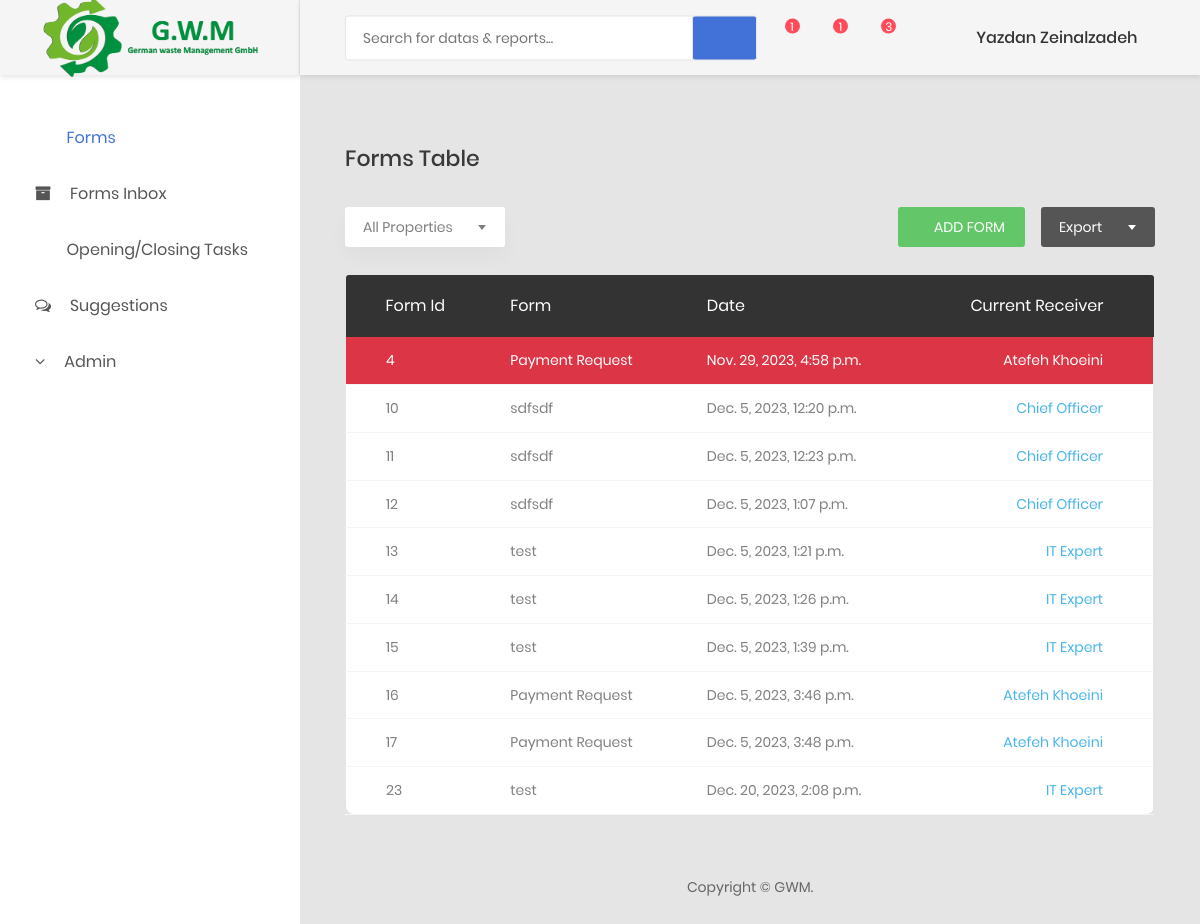
The app's page /dashboard/forms/ (signed in) with its own data.
### dashboard/models.py (models this page shows, shortened)
class User(AbstractUser):
    email = models.CharField(max_length=80,unique=True)
    username = models.CharField(max_length=45,unique=True)
    first_name = models.CharField(max_length=45)
    last_name =  models.CharField(max_length=45)
    role = models.CharField(max_length=45, choices=ROLES)
    department = models.ForeignKey("Department",on_delete=models.SET_NULL, null=True)
    USERNAME_FIELD="username"
    REQUIRED_FIELDS=['email',"first_name","last_name","role"]

class UserForm(models.Model):
    created_by = models.ForeignKey("User", related_name='created_by' , on_delete=models.CASCADE)
    sample = models.ForeignKey("FormSample",related_name ="sample", on_delete=models.CASCADE)
    title = models.CharField(max_length=50)
    date = models.DateTimeField(auto_now_add=True)
    STATUS_CHOICES = (
        ('og','On Going'),
        ('edit','Must Be Edited'),
        ('sm', 'Submitted'),
        ('dc','Declined')
    )
    status = models.CharField(max_length=50,choices=STATUS_CHOICES,null=True,blank=True)
    fields = models.JSONField(null=True) # Type: Value
    current_transition = models.OneToOneField(FormTransition, on_delete=models.CASCADE,null=True)
    all_transitions = models.ManyToManyField(FormTransition,related_name ="all_transitions")

class FormSample(models.Model):
    title = models.CharField(max_length=50)
    description = models.TextField()
    fields = models.JSONField(null=True) # Type: , Value:
    transitions = models.JSONField(null=True)
    theme_color = models.CharField(null=True,max_length=50)

class FormTransition(models.Model):
    form = models.ForeignKey("UserForm", on_delete=models.CASCADE , null=True)
    receivers_role = models.CharField(max_length=150, choices=ROLES,null=True)
    sign = models.FileField(upload_to='uploads/', null=True)
    next_transition = models.ForeignKey('self', related_name='next', on_delete=models.CASCADE , null=True)
    prev_transition = models.ForeignKey('self', related_name='prev', on_delete=models.CASCADE , null=True)
    sender_user = models.ForeignKey("User", related_name='sender' , on_delete=models.CASCADE, null=True)
    STATUS_CHOICES = (
        ('edit','Must Be Edited'),
        ('sb','Sent Back'),
        ('ac', 'Accepted'),
        ('dc','Declined')
    )
    status = models.CharField(max_length=150,choices=STATUS_CHOICES,default='og',null=True)
    date = models.DateTimeField(auto_now_add=True)
    comment = models.TextField()

### dashboard/views.py (the view)
# urls.py: path("forms/", views.dashboard_forms, name="forms"),
def dashboard_forms(request):
    if not request.user.is_authenticated:
        return redirect("login")
    all_sample_forms = list(FormSample.objects.all())
    user_forms = list(UserForm.objects.filter(created_by=request.user))
    for form in user_forms:
        form.sample.transitions = json.loads(form.sample.transitions)
        if form.fields.get('Execution Type'):
            form.et = 'urgent'
        else:
            form.et = 'nou'
    return render(request, 'dashboard/forms.html',{'page':'forms','user_forms':user_forms, 'form_samples':all_sample_forms})

### dashboard/templates/dashboard/forms.html (shortened to what this page needs)
{% extends 'dashboard/base.html' %}
{% block content %}
    <div class="row m-t-30">
        <div class="col-md-12">
            <h3 class="title-5 m-b-35">Forms Table</h3>
            <div class="table-data__tool">
                <div class="table-data__tool-left">
                    <div class="rs-select2--light rs-select2--md">
                    </div>
                </div>
                <div class="table-data__tool-right">
                    <button  type="button" data-toggle="modal" data-target="#mediumModal" class="au-btn au-btn-icon au-btn--green au-btn--small">
                        <i class="zmdi zmdi-plus" ></i>add form</button>
                    <div class="rs-select2--dark rs-select2--sm rs-select2--dark2">
                    </div>
                </div>
            </div>
            <div class="table-responsive m-b-40">
                <table class="table table-borderless table-data3">
                    <thead>
                        <tr>
                            <th>form id</th>
                            <th>form</th>
                            <th>date</th>
                            <th>current receiver</th>
                        </tr>
                    </thead>
                    <tbody>
                    {% for user_form in user_forms %}
                        <tr class='clickable-row {% if user_form.et == "urgent" %} bg-danger {% endif %}' data-toggle="modal" onClick="" data-target="#{{user_form.id}}" style="cursor:pointer">
                            <td class="{% if user_form.et == "urgent" %} text-white {% endif %}"> {{user_form.id}} </td>
                            <td class="{% if user_form.et == "urgent" %} text-white {% endif %}">{{ user_form.sample.title }} </td>
                            <td class="{% if user_form.et == "urgent" %} text-white {% endif %}">{{ user_form.date }} </td>
                            <td class="{% if user_form.et == "urgent" %} text-white {% endif %} process">{% if  user_form.status == 'sm'%} <span class="badge badge-success">Submitted</span>
                                {% elif user_form.status == 'dc'%}<span class="badge badge-danger">Declined</span>
                                {% elif user_form.status == 'edit'%}<span class="badge badge-warning">Must Be Edited</span>
                                {% else %}{{ user_form.current_transition.receivers_role }} {% endif %} </td>
                        </tr>
                    {% endfor %}
                    </tbody>
                </table>
            </div>
        </div>
    </div>
{% endblock content %}

### dashboard/templates/dashboard/base.html (shortened to what this page needs)
<!DOCTYPE html>
<html lang="en">
<head>
    {% load static %}
    <link href={% static "css/font-face.css" %} rel="stylesheet" media="all">
    <link href={% static "vendor/font-awesome-4.7/css/font-awesome.min.css" %} rel="stylesheet" media="all">
    <link href={% static "vendor/font-awesome-5/css/fontawesome-all.min.css" %} rel="stylesheet" media="all">
    <link href={% static "vendor/mdi-font/css/material-design-iconic-font.min.css" %} rel="stylesheet" media="all">
    <link rel="stylesheet" href="https://cdnjs.cloudflare.com/ajax/libs/font-awesome/4.7.0/css/font-awesome.min.css">
    <link href={% static "vendor/bootstrap-4.1/bootstrap.min.css" %} rel="stylesheet" media="all">
    <link href={% static "vendor/animsition/animsition.min.css" %} rel="stylesheet" media="all">
    <link href={% static "vendor/bootstrap-progressbar/bootstrap-progressbar-3.3.4.min.css" %} rel="stylesheet" media="all">
    <link href={% static "vendor/wow/animate.css" %} rel="stylesheet" media="all">
    <link href={% static "vendor/css-hamburgers/hamburgers.min.css" %} rel="stylesheet" media="all">
    <link href={% static "vendor/slick/slick.css" %} rel="stylesheet" media="all">
    <link href={% static "vendor/select2/select2.min.css" %} rel="stylesheet" media="all">
    <link href={% static "vendor/perfect-scrollbar/perfect-scrollbar.css" %} rel="stylesheet" media="all">
    <link href={% static "css/theme.css" %} rel="stylesheet" media="all">
</head>
<body class="animsition">
    <div class="page-wrapper">
        <aside class="menu-sidebar d-none d-lg-block">
            <div class="logo">
                <a href="#">
                    <img src={% static "images/icon/logo.png"%} alt="Cool Admin" />
                </a>
            </div>
            <div class="menu-sidebar__content js-scrollbar1">
                <nav class="navbar-sidebar">
                    <ul class="list-unstyled navbar__list">
                        <li {% if page == "forms" %} class="active" {% endif %}>
                            <a href={% url "forms"%}>
                                <i class="far fa-check-square"></i>Forms</a>
                        </li>
                        <li {% if page == "forms-inbox" %} class="active" {% endif %}>
                            <a href={% url "forms-inbox"%}>
                                <i class="fa fa-archive"></i>Forms Inbox</a>
                        </li>
                        <li {% if page == "oc-tasks" %} class="active" {% endif %}>
                            <a href={% url "oc-tasks"%}>
                                <i class="far  fa-calendar-o"></i>Opening/Closing Tasks</a>
                        </li>
                        <li {% if page == "suggestions" %} class="active" {% endif %}>
                            <a href={% url "suggestions"%}>
                                <i class="fa fa-comments-o" style="font-size:16px"></i>Suggestions</a>
                        </li>
                        {% if user.is_superuser or user.is_moderator %}
                        <li class="has-sub{% if page == "forms-admin" or page == "oc-admin" or page == "suggestions-admin"%} active {% endif %}">
                            <a class="js-arrow " href="#"><i class="fa fa-angle-down "></i>Admin</a>
                        </li>
                        {% endif %}
                    </ul>
                </nav>
            </div>
        </aside>
        <div class="page-container">
            <header class="header-desktop">
                <div class="section__content section__content--p30">
                    <div class="container-fluid">
                        <div class="header-wrap">
                            <form class="form-header" action="" method="POST">
                                <input class="au-input au-input--xl" type="text" name="search" placeholder="Search for datas &amp; reports..." />
                                <button class="au-btn--submit" type="submit">
                                    <i class="zmdi zmdi-search"></i>
                                </button>
                            </form>
                            <div class="header-button">
                                <div class="noti-wrap">
                                    <div class="noti__item js-item-menu">
                                        <i class="zmdi zmdi-comment-more"></i>
                                        <span class="quantity">1</span>
                                    </div>
                                    <div class="noti__item js-item-menu">
                                        <i class="zmdi zmdi-email"></i>
                                        <span class="quantity">1</span>
                                    </div>
                                    <div class="noti__item js-item-menu">
                                        <i class="zmdi zmdi-notifications"></i>
                                        <span class="quantity">3</span>
                                    </div>
                                </div>
                                <div class="account-wrap">
                                    <div class="account-item clearfix js-item-menu">
                                        <div class="image">
                                        </div>
                                        <div class="content">
                                            <a class="js-acc-btn" href="#">{{ user.first_name }} {{ user.last_name }}</a>
                                        </div>
                                    </div>
                                </div>
                            </div>
                        </div>
                    </div>
                </div>
            </header>
            <div class="main-content">
                <div class="section__content section__content--p30">
                    <div class="container-fluid">
                        {% block content %}
                        {% endblock content %}
                        <div class="row">
                            <div class="col-md-12">
                                <div class="copyright">
                                    <p>Copyright © GWM.</p>
                                </div>
                            </div>
                        </div>
                    </div>
                </div>
            </div>
        </div>
    </div>
</body>
</html>

### records on screen
User: first_name "Yazdan", last_name "Zeinalzadeh"
UserForm: id "4", sample "Payment Request", date "Nov. 29, 2023, 4:58 p.m.", current_transition.receivers_role "Atefeh Khoeini"
UserForm: id "10", sample "sdfsdf", date "Dec. 5, 2023, 12:20 p.m.", current_transition.receivers_role "Chief Officer"
UserForm: id "11", sample "sdfsdf", date "Dec. 5, 2023, 12:23 p.m.", current_transition.receivers_role "Chief Officer"
UserForm: id "12", sample "sdfsdf", date "Dec. 5, 2023, 1:07 p.m.", current_transition.receivers_role "Chief Officer"
UserForm: id "13", sample "test", date "Dec. 5, 2023, 1:21 p.m.", current_transition.receivers_role "IT Expert"
UserForm: id "14", sample "test", date "Dec. 5, 2023, 1:26 p.m.", current_transition.receivers_role "IT Expert"
UserForm: id "15", sample "test", date "Dec. 5, 2023, 1:39 p.m.", current_transition.receivers_role "IT Expert"
UserForm: id "16", sample "Payment Request", date "Dec. 5, 2023, 3:46 p.m.", current_transition.receivers_role "Atefeh Khoeini"
UserForm: id "17", sample "Payment Request", date "Dec. 5, 2023, 3:48 p.m.", current_transition.receivers_role "Atefeh Khoeini"
UserForm: id "23", sample "test", date "Dec. 20, 2023, 2:08 p.m.", current_transition.receivers_role "IT Expert"
